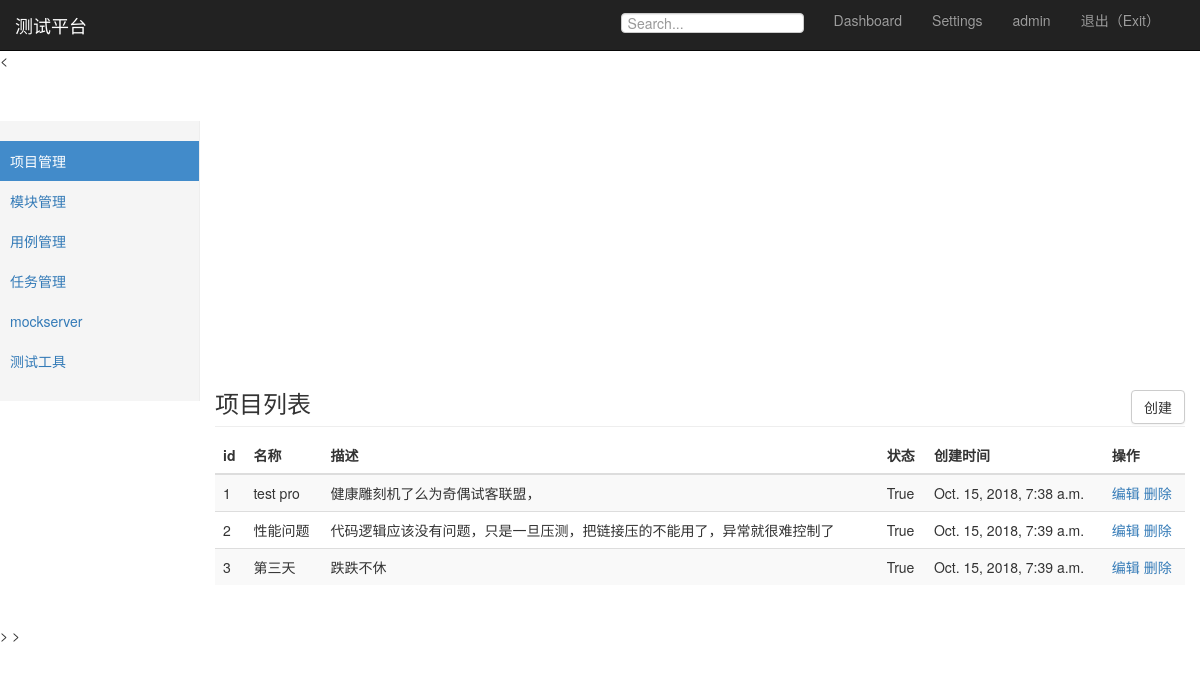
The app's page /manage/project_manage/ (signed in) with its own data.
### project_app/models.py (models this page shows, shortened)
class Project(models.Model):      #实际数据库里边的表名为user_app_project,会自动带上项目名
    name = models.CharField("名称",max_length = 100, blank = False, null = True)    #此处不加名段名“名称”，会自动用字段名name
    describe = models.TextField("描述", default = "")
    status = models.BooleanField("状态", default = True)
    create_time = models.DateTimeField("创建时间", auto_now = True)

### project_app/views.py (the view)
# urls.py: path('project_manage/', views.project_manage),
@login_required  #判断用户是否登录
def project_manage(request):
    username = request.session.get('user','') #读取浏览器session
    project_all = Project.objects.all
    return render(request, "project_manage.html",{
        "user":username,
        "projects":project_all,
        "type":"list"
    })

### templates/project_manage.html (shortened to what this page needs)
{% extends "base.html"%}
{% block content %}
    <nav class="navbar navbar-inverse navbar-fixed-top">
      <div class="container-fluid">
        <div class="navbar-header">
          <a class="navbar-brand" href="#">测试平台</a>
        </div>
        <div id="navbar" class="navbar-collapse collapse">
          <ul class="nav navbar-nav navbar-right">
            <li><a href="#">Dashboard</a></li>
            <li><a href="#">Settings</a></li>
            <li><a href="#">{{ user }}</a></li>
            <li><a href="/logout/">退出（Exit）</a></li>
          </ul>
          <form class="navbar-form navbar-right">
            <input type="text" class="form-control" placeholder="Search...">
          </form>
        </div>
      </div>
    </nav>
    <div class="container-fluid">
      <div class="row">
        <div class="col-sm-3 col-md-2 sidebar">
          <ul class="nav nav-sidebar">
            <li class="active"><a href="#">项目管理</a></li>
            <li><a href="#">模块管理</a></li>
          </ul>
          <ul class="nav nav-sidebar">
            <li><a href="">用例管理</a></li>
            <li><a href="">任务管理</a></li>
          </ul>
          <ul class="nav nav-sidebar">
            <li><a href="">mockserver</a></li>
            <li><a href="">测试工具</a></li>
          </ul>
        </div>
        {% if type == 'list' %}
        <div class="col-sm-9 col-sm-offset-3 col-md-10 col-md-offset-2 main">
          <h3 class="sub-header">项目列表
            <button type="button" class="btn btn-default"
                    style="float: right;"
                    onclick="window.location.href='/manage/add_project/'">创建</button>
          </h3>
          <div class="table-responsive">
            <table class="table table-striped">
              <thead>
                <tr>
                  <th>id</th>
                  <th>名称</th>
                  <th>描述</th>
                  <th>状态</th>
                  <th>创建时间</th>
                  <th>操作</th>
                </tr>
              </thead>
              <tbody>
                {% for project in projects %}
                <tr>
                  <td>{{ project.id }}</td>
                  <td>{{ project.name }}</td>
                  <td>{{ project.describe }}</td>
                  <td>{{ project.status }}</td>
                  <td>{{ project.create_time }}</td>
                  <td>
                    <a href="/manage/edit_project/{{project.id}}/">编辑</a>
                    <a href="/manage/edit_project/{{project.id}}/">删除</a>
                  </td>
                </tr>
                {% endfor %}
              </tbody>
            </table>
          </div>
        </div>
        {% endif %}
      </div>
    </div>
{% endblock %}

### static/css/signin.css (style rules this page uses)
body { padding-top: 40px; padding-bottom: 40px; background-color: #eee; }

### static/css/dashboard.css (style rules this page uses)
body { padding-top: 50px; }
.sub-header { padding-bottom: 10px; border-bottom: 1px solid #eee; }
.navbar-fixed-top { border: 0; }
.sidebar { display: none; }
@media (min-width: 768px) { .sidebar { position: fixed; top: 51px; bottom: 0; left: 0; z-index: 1000; display: block; padding: 20px; overflow-x: hidden; overflow-y: auto; background-color: #f5f5f5; border-right: 1px solid #eee; } }
.nav-sidebar { margin-right: -21px; margin-bottom: 20px; margin-left: -20px; }
.nav-sidebar > li > a { padding-right: 20px; padding-left: 20px; }
.nav-sidebar > .active > a, .nav-sidebar > .active > a:hover, .nav-sidebar > .active > a:focus { color: #fff; background-color: #428bca; }
.main { padding: 20px; }
@media (min-width: 768px) { .main { padding-right: 40px; padding-left: 40px; } }

### records on screen
Project: id "1", name "test pro", describe "健康雕刻机了么为奇偶试客联盟，", status "True", create_time "Oct. 15, 2018, 7:38 a.m."
Project: id "2", name "性能问题", describe "代码逻辑应该没有问题，只是一旦压测，把链接压的不能用了，异常就很难控制了", status "True", create_time "Oct. 15, 2018, 7:39 a.m."
Project: id "3", name "第三天", describe "跌跌不休", status "True", create_time "Oct. 15, 2018, 7:39 a.m."

### other values on screen
{{ user }} "admin"
